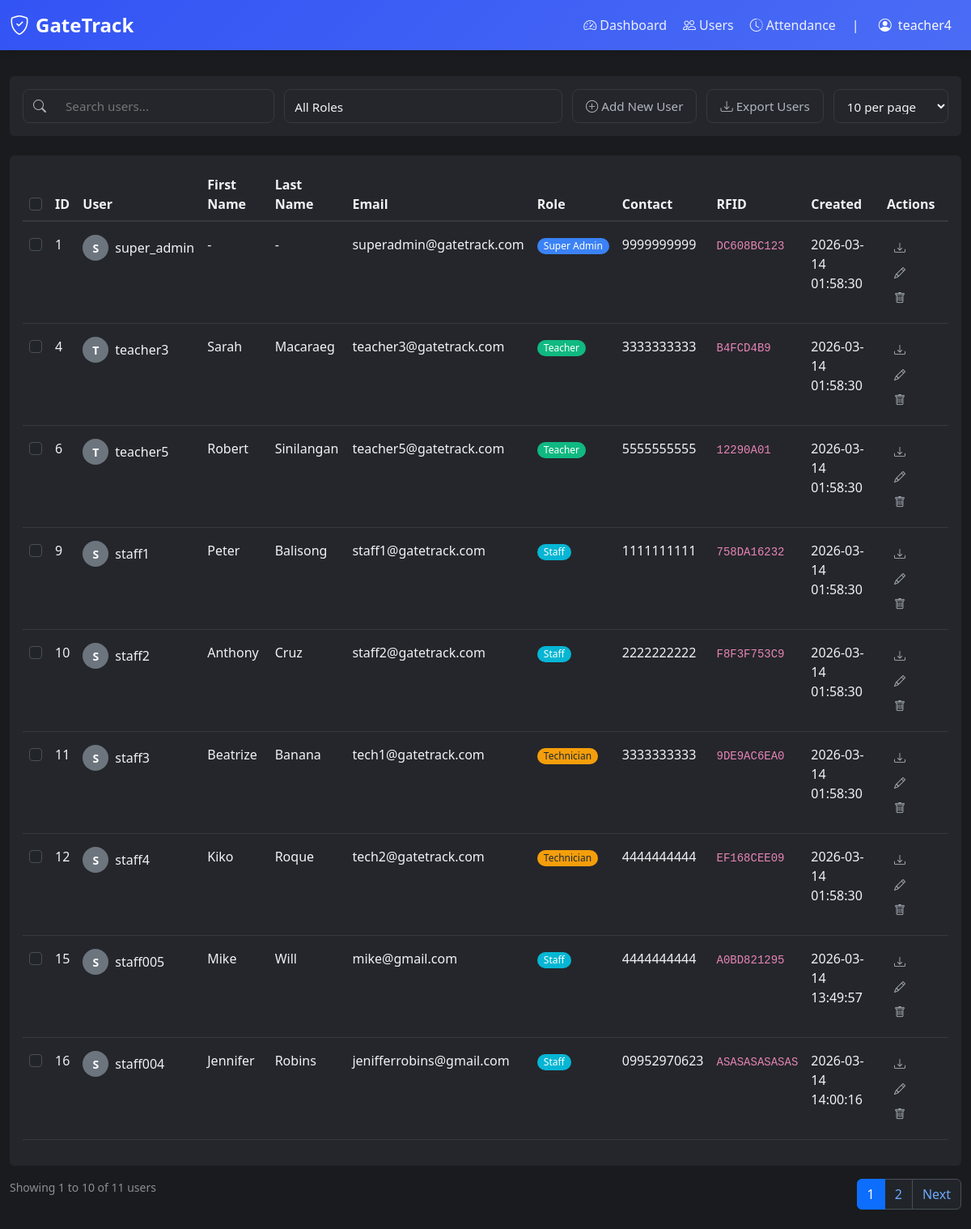
/users (signed in), run on the app's committed database.
### tables this page shows
CREATE TABLE "users" (id INTEGER NOT NULL, username VARCHAR(80), email VARCHAR(120) NOT NULL, password VARCHAR(200), contact VARCHAR(20), gender VARCHAR(10), role VARCHAR(20) NOT NULL, created_at DATETIME, rfid TEXT, first_name VARCHAR(50), last_name VARCHAR(50), PRIMARY KEY (id), UNIQUE (email));

### app.py (the view)
@app.route('/users')
@login_required
def users():
    if session.get('role') not in ['super_admin', 'teacher']:
        flash('You do not have permission to view this page.', 'error')
        return redirect(url_for('dashboard'))
    page = int(request.args.get('page', 1))
    per_page = int(request.args.get('per_page', 10))
    search_term = request.args.get('search', '').strip()
    role_filter = request.args.get('role', '')
    if per_page not in [10, 20, 30, 100]:
        per_page = 10
    page = max(1, page)
    from database_utils import get_paginated_users
    users, total_count = get_paginated_users(page, per_page, search_term, role_filter)
    total_pages = (total_count + per_page - 1) // per_page
    if page > total_pages and total_pages > 0:
        return redirect(url_for('users', page=total_pages, per_page=per_page,
                               search=search_term, role=role_filter))
    return render_template('users.html',
                         users=users,
                         page=page,
                         per_page=per_page,
                         total_count=total_count,
                         total_pages=total_pages,
                         search_term=search_term,
                         role_filter=role_filter)

### templates/users.html (shortened to what this page needs)
{% extends "nav.html" %}
{% block content %}
<div class="row mt-2 mb-4">
  <div class="col-12">
    <div class="card">
      <div class="card-body">
<form method="GET" action="{{ url_for('users') }}" id="usersFilterForm" style="
            display: flex;
            flex-wrap: nowrap;
            gap: 0.75rem;
            align-items: stretch;
            width: 100%;
            height: 42px;
            font-family: system-ui, -apple-system, sans-serif;
          ">
          <div id="searchContainer" style="
              flex: 1 1 250px;
              display: flex;
              align-items: center;
              border: 1px solid var(--border-color);
              border-radius: 8px;
              background: var(--bg-secondary);
              transition: border-color 0.2s;
              overflow: hidden;
            ">
            <span style="
                padding: 0 0.75rem;
                color: var(--text-secondary);
                display: flex;
                align-items: center;
              ">
              <i class="bi bi-search"></i>
            </span>
            <input type="text"
              name="search"
              placeholder="Search users..."
              id="searchInput"
              value="{{ search_term }}"
              style="
                flex: 1;
                border: none;
                padding: 0 0.75rem;
                font-size: 0.95rem;
                outline: none;
                color: var(--text-primary);
                background: transparent;
              "
              onfocus="this.parentElement.style.borderColor = 'var(--primary)'"
              onblur="this.parentElement.style.borderColor = 'var(--border-color)'"
              onkeypress="if(event.key==='Enter') document.getElementById('usersFilterForm').submit();"
            />
          </div>
          <div style="flex: 3 1 160px">
            <select
              id="roleFilter"
              name="role"
              style="
                width: 100%;
                height: 100%;
                padding: 0.6rem 0.75rem;
                font-size: 0.95rem;
                border: 1px solid var(--border-color);
                border-radius: 8px;
                outline: none;
                color: var(--text-primary);
                background-color: var(--bg-secondary);
                cursor: pointer;
                appearance: none;
                background-repeat: no-repeat;
                background-position: right .75rem center;
                background-size: 1rem;
              "
            >
              <option value="">All Roles</option>
            </select>
          </div>
          <div style="flex: 4 1 220px; display: flex; gap: .75rem">
            <button type="button"
              class="add-user-btn"
              data-bs-toggle="offcanvas"
              data-bs-target="#addUserOffcanvas"
              style="
                flex: 1;
                display: inline-flex;
                align-items: center;
                justify-content: center;
                padding: .6rem 1rem;
                font-size: .95rem;
                font-weight: 500;
                color: var(--text-secondary);
                background: transparent;
                border: 1px solid var(--border-color);
                border-radius: 8px;
                text-decoration: none;
                white-space: nowrap;
                cursor: pointer;
                transition: all .2s;
              "
              onmouseover="this.style.borderColor='var(--text-secondary)';this.style.color='var(--text-primary)';this.style.backgroundColor='var(--bg-secondary)'"
              onmouseout="this.style.borderColor='var(--border-color)';this.style.color='var(--text-secondary)';this.style.backgroundColor='transparent'"
            >
              <i class="bi bi-plus-circle me-1"></i>Add New User
            </button>
              <a href="{{ url_for('export_users_csv', page=page, per_page=per_page, search=search_term, role=role_filter) }}"
              style="
                display: inline-flex;
                align-items: center;
                justify-content: center;
                padding: .6rem 1rem;
                font-size: .95rem;
                font-weight: 500;
                color: var(--text-secondary);
                background: transparent;
                border: 1px solid var(--border-color);
                border-radius: 8px;
                cursor: pointer;
                height: 100%;
                transition: all .2s;
                text-decoration: none;
              "
              onmouseover="this.style.borderColor='var(--text-secondary)';this.style.color='var(--text-primary)';this.style.backgroundColor='var(--bg-secondary)'"
              onmouseout="this.style.borderColor='var(--border-color)';this.style.color='var(--text-secondary)';this.style.backgroundColor='transparent'"
            >
              <i class="bi bi-download me-1"></i>Export Users
            </a>
            <div style="flex: 1 1 140px">
              <select id="perPageSelect" name="per_page" style="
                width: 100%;
                height: 100%;
                padding: .6rem .75rem;
                font-size: .95rem;
                border: 1px solid var(--border-color);
                border-radius: 8px;
                outline: none;
                color: var(--text-primary);
                background-color: var(--bg-secondary);
                cursor: pointer;
              ">
                <option value="10" {{ 'selected' if per_page == 10 }}>10 per page</option>
              </select>
            </div>
          </div>
        </form>
      </div>
    </div>
  </div>
</div>
<div class="mt-4">
  <div class="card">
    <div class="card-body">
      <div class="table-responsive">
        <table class="table table-hover" id="usersTable">
          <thead>
            <tr>
              <th><input class="form-check-input" type="checkbox" id="selectAll" /></th>
              <th>ID</th>
              <th>User</th>
              <th>First Name</th>
              <th>Last Name</th>
              <th>Email</th>
              <th>Role</th>
              <th>Contact</th>
              <th>RFID</th>
              <th>Created</th>
              <th>Actions</th>
            </tr>
          </thead>
          <tbody>
            {% for user in users %}
            {% if user.id != session.get('user_id') %}
            <tr>
              <td class="py-3"><input class="form-check-input" type="checkbox" value="{{ user.id }}" /></td>
              <td class="py-3">{{ user.id }}</td>
              <td class="py-3">
                <div class="d-flex align-items-center">
                  <div class="avatar-circle me-2 bg-secondary" style="background-color: #6c757d !important">
                    {{ user.username[0].upper() if user.username else user.email[0].upper() }}
                  </div>
                  {{ user.username or '-' }}
                </div>
              </td>
              <td class="py-3">{{ user.first_name or '-' }}</td>
              <td class="py-3">{{ user.last_name or '-' }}</td>
              <td class="py-3">{{ user.email }}</td>
              <td class="py-3">
                <span class="badge badge-role-{{ user.role | replace('_', '-') }} rounded-pill px-2 py-1">
                  {{ user.role | replace('_', ' ') | title }}
                </span>
              </td>
              <td class="py-3">{{ user.contact or '-' }}</td>
              <td class="py-3"><code>{{ user.rfid or 'N/A' }}</code></td>
              <td class="py-3">{{ user.created_at.strftime('%Y-%m-%d %H:%M:%S') if user.created_at else '-' }}</td>
              <td class="py-3">
                <a href="{{ url_for('export_user_attendance', user_id=user.id) }}" class="btn btn-sm me-1" title="Export Attendance" download>
                  <i class="bi bi-download"></i>
                </a>
                <button class="btn btn-sm me-1" title="Edit" data-bs-toggle="offcanvas" data-bs-target="#editUserOffcanvas"
                  data-user-id="{{ user.id }}"
                  data-user-role="{{ user.role }}"
                  data-user-username="{{ user.username or '' }}"
                  data-user-first-name="{{ user.first_name or '' }}"
                  data-user-last-name="{{ user.last_name or '' }}"
                  data-user-email="{{ user.email }}"
                  data-user-contact="{{ user.contact or '' }}"
                  data-user-rfid="{{ user.rfid or '' }}">
                  <i class="bi bi-pencil"></i>
                </button>
                <button class="btn btn-sm" title="Delete" data-bs-toggle="modal" data-bs-target="#deleteModal" data-user-id="{{ user.id }}" data-user-email="{{ user.email }}" data-user-role="{{ user.role }}">
                  <i class="bi bi-trash"></i>
                </button>
              </td>
            </tr>
            {% endif %}
            {% endfor %}
          </tbody>
        </table>
      </div>
    </div>
  </div>
  <div class="row mt-3">
    <div class="col-md-6">
      <div class="d-flex align-items-center">
        <span class="text-muted small me-3">
          Showing {{ ((page-1)*per_page + 1)|int }} to {{ [page*per_page, total_count]|min }} of {{ total_count }} users
        </span>
      </div>
    </div>
    <div class="col-md-6">
      {% if total_pages > 1 %}
      <nav aria-label="Users pagination">
        <ul class="pagination justify-content-end mb-0">
          {% for p in range(1, total_pages + 1) %}
          {% if p == page %}
          <li class="page-item active"><span class="page-link">{{ p }}</span></li>
          {% else %}
          <li class="page-item">
            <a class="page-link" href="{{ url_for('users', page=p, per_page=per_page, search=search_term, role=role_filter) }}">{{ p }}</a>
          </li>
          {% endif %}
          {% endfor %}
          {% if page < total_pages %}
          <li class="page-item">
            <a class="page-link" href="{{ url_for('users', page=page+1, per_page=per_page, search=search_term, role=role_filter) }}">Next</a>
          </li>
          {% endif %}
        </ul>
      </nav>
      {% endif %}
    </div>
  </div>
</div>
{% endblock %}

### templates/nav.html (shortened to what this page needs)
<!doctype html>
<html lang="en" data-bs-theme="dark">
  <head>
    <link
      href="{{ url_for('static', filename='bootstrap/5.3.0/css/bootstrap.min.css') }}"
      rel="stylesheet"
    />
    <link
      rel="stylesheet"
      href="{{ url_for('static', filename='css/style.css') }}"
    />
    <link
      rel="stylesheet"
      href="{{ url_for('static', filename='bootstrap-icons/1.11.0/font/bootstrap-icons.css') }}"
    />
  </head>
  <body>
    <nav class="navbar sticky-top navbar-expand-lg navbar-dark">
      <div class="container-fluid">
        <a class="navbar-brand" href="{{ url_for('dashboard') }}">
          <i class="bi bi-shield-check me-2"></i>GateTrack
        </a>
        <div class="collapse navbar-collapse" id="navbarNav">
          <div class="navbar-nav ms-auto">
            <div class="nav-group">
              <ul class="navbar-nav">
                <li class="nav-item">
                  <a
                    class="nav-link{% if request.endpoint == 'dashboard' %} active{% endif %}"
                    href="{{ url_for('dashboard') }}"
                  >
                    <i class="bi bi-speedometer2 me-1"></i>Dashboard
                  </a>
                </li>
                {% if session.get('role') in ['super_admin', 'teacher'] %}
                <li class="nav-item">
                  <a
                    class="nav-link{% if request.endpoint == 'users' %} active{% endif %}"
                    href="{{ url_for('users') }}"
                  >
                    <i class="bi bi-people me-1"></i>Users
                  </a>
                </li>
                <li class="nav-item">
                  <a
                    class="nav-link{% if request.endpoint == 'attendance' %} active{% endif %}"
                    href="{{ url_for('attendance') }}"
                  >
                    <i class="bi bi-clock-history me-1"></i>Attendance
                  </a>
                </li>
                {% endif %}
              </ul>
              <span class="text-light mx-1">|</span>
              <div class="dropdown">
                <button
                  class="btn btn-outline-light dropdown-toggle"
                  type="button"
                  data-bs-toggle="dropdown"
                >
                  <i class="bi bi-person-circle me-1"></i>
                  {{ session.get('username') or session.get('email') }}
                </button>
              </div>
            </div>
          </div>
        </div>
      </div>
    </nav>
    <div class="container-fluid py-4">{% block content %}{% endblock %}</div>
  </body>
</html>

### data on the page
users: get "teacher4"
users: id "1", username "S", username "super_admin", first_name "-", last_name "-", email "superadmin@gatetrack.com", role "Super Admin", contact "9999999999", rfid "DC608BC123", created_at "2026-03-14 01:58:30"
users: id "4", username "T", username "teacher3", first_name "Sarah", last_name "Macaraeg", email "teacher3@gatetrack.com", role "Teacher", contact "3333333333", rfid "B4FCD4B9", created_at "2026-03-14 01:58:30"
users: id "6", username "T", username "teacher5", first_name "Robert", last_name "Sinilangan", email "teacher5@gatetrack.com", role "Teacher", contact "5555555555", rfid "12290A01", created_at "2026-03-14 01:58:30"
users: id "9", username "S", username "staff1", first_name "Peter", last_name "Balisong", email "staff1@gatetrack.com", role "Staff", contact "1111111111", rfid "758DA16232", created_at "2026-03-14 01:58:30"
users: id "10", username "S", username "staff2", first_name "Anthony", last_name "Cruz", email "staff2@gatetrack.com", role "Staff", contact "2222222222", rfid "F8F3F753C9", created_at "2026-03-14 01:58:30"
users: id "11", username "S", username "staff3", first_name "Beatrize", last_name "Banana", email "tech1@gatetrack.com", role "Technician", contact "3333333333", rfid "9DE9AC6EA0", created_at "2026-03-14 01:58:30"
users: id "12", username "S", username "staff4", first_name "Kiko", last_name "Roque", email "tech2@gatetrack.com", role "Technician", contact "4444444444", rfid "EF168CEE09", created_at "2026-03-14 01:58:30"
users: id "15", username "S", username "staff005", first_name "Mike", last_name "Will", email "mike@gmail.com", role "Staff", contact "4444444444", rfid "A0BD821295", created_at "2026-03-14 13:49:57"
users: id "16", username "S", username "staff004", first_name "Jennifer", last_name "Robins", email "jenifferrobins@gmail.com", role "Staff", contact "09952970623", rfid "ASASASASASAS", created_at "2026-03-14 14:00:16"

### other printed values
{{ ((page-1)*per_page + 1)|int }} "1"
{{ [page*per_page, total_count]|min }} "10"
{{ total_count }} "11"
{{ p }} "1"
{{ p }} "2"
